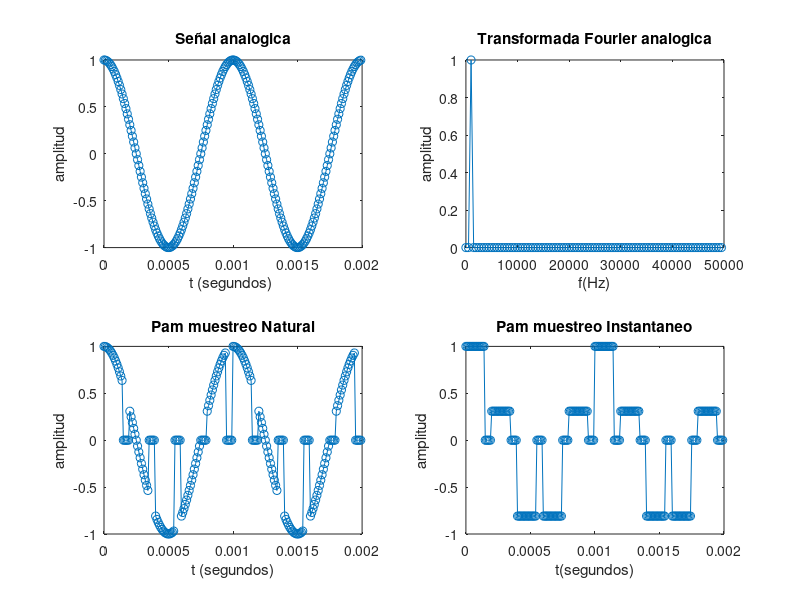
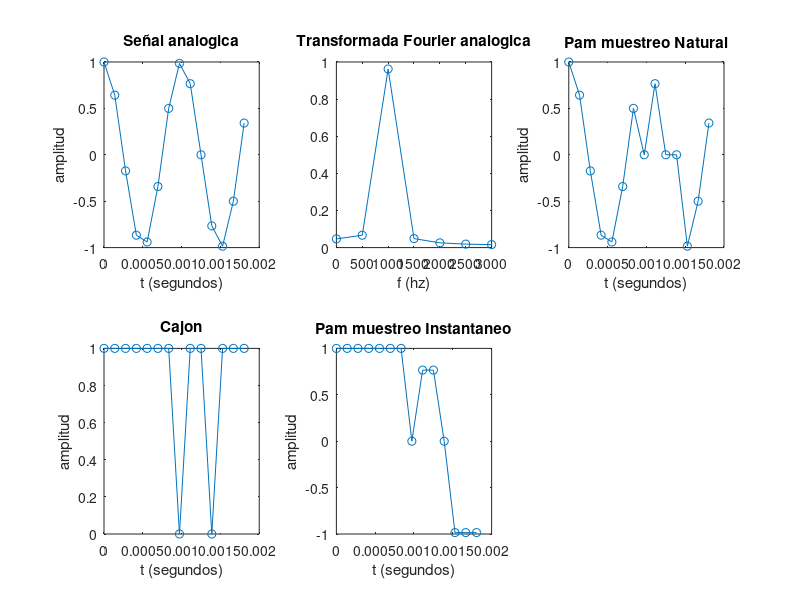
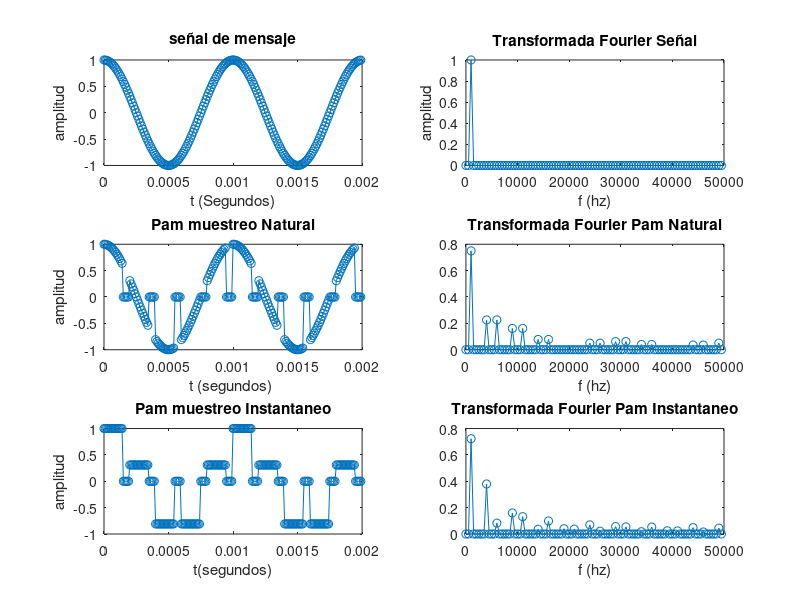

The MATLAB source for these figures, in order:
% mt: Onda sinusoidal  ;  SNt : PAM muestro natural;

%Parametros generales 
fc=1000; %Frecuencia de la sinusoidal
fm=100000; %Frecuencia de muestreo 1/1e5Hz
Tm=1/fm;
fs= fc*5;   %Frecuencia de la cuadrada
L=200; %Muestras
t=(0:L-1)*Tm;%tiempo muestrado a 1e5 HZ.

%Señal analogica sinusoidal
mt=cos(2*pi*fc*t); 

%---------------------------Modulacion PAM Natural--------------------------------------
%d=0.7e-2*fs; %(tau / Ts) <=> (tau * fs) 
d=75;%Parametro, ciclo de trabajo 'd'
RECt=0.5*square(2*pi*fs*t,d)+0.5; %Señal cajon.
SNt=mt.*RECt; %SNt : PAM muestro natural

%-------------------------Modulacion PAM Instantaneo --------------------------------------
SIt = SNt;   %SIt : PAM muestreo instantaneos, falta que sea modificado por el for
for i = 2: length(t)
    if RECt(i) == 1 && RECt(i-1) == 0 %Si hay un ascenso  
        SIt(i) = RECt(i) * mt(i); %sampling
    elseif RECt(i) == 1 && RECt(i-1) == 1 %La señal cajon se mantiene en 1.
        SIt(i) = SIt(i-1); %Se mantiene el valor anterior del SIt
    else 
        SIt(i) = 0; %Cualquier otro caso es 0
    end
end

%-------------------------Transformada de Fourier --------------------------------------
Y=fft(mt);
magTF = 2*(abs(Y(1:L/2)/L)); %Se utiliza solo la parte real, y se soluciona la mitad de la amplitud
f = fm*(0:L/2-1)/L; %Vector de frecuencias positivas

figure(1)
subplot(2,2,1); plot(t,mt,'-o'); title('Señal analogica'); xlabel('t (segundos) '); ylabel('amplitud');
subplot(2,2,2); plot(f,magTF,'-o'); title('Transformada Fourier analogica'); xlabel('f(Hz)'); ylabel('amplitud');    
subplot(2,2,3); plot(t,SNt,'-o'); title('Pam muestreo Natural'); xlabel('t (segundos)'); ylabel('amplitud');
subplot(2,2,4); plot(t,SIt,'-o'); title('Pam muestreo Instantaneo'); xlabel('t(segundos)'); ylabel('amplitud');


%%%%%%%%%%%%%%%%%1a.-Que pasa si se disminuye la frecuencia de muestreo?%%%%%%%%%%%%
%La funcion pierde suavidad, y comienza a tener una forma de funcion triangular, hasta que termina completamente desfigurada.
%% L = 200 -> fm 100.0000
%% L1a = x  ->  fmMin 12.000  => x=24;

fmMin=(fc+fs)*1.2; %(1000+5000)*2 =12.000 < 100.000
L1a=(fmMin*L)/fm;
t1a=(0:L1a-1)*(1/fmMin);% tiempo muestrado a 1e5 HZ, por 2 periodos de sinusoidal
mt1a=cos(2*pi*fc*t1a); %Onda analogica sinusoidal
RECt1a=0.5*square(2*pi*fs*t1a,80)+0.5;%Forma de onda de conmutación de ondas rectangulares
SNt1a=mt1a.*RECt1a;
SIt1a = SNt1a;
%%%%%%%%%%%%%%%%%%%%%%%  PAM mueSNtreo inSNtantaneo %%%%%%%%%%%%%%%%%%%%
for i = 2: length(t1a)
    if RECt1a(i) == 1 && RECt1a(i-1) == 0 %if the rising edge is deteRECt_encoding    
        SIt1a(i) = RECt1a(i) * mt1a(i); %sampling occurs
    elseif RECt1a(i) == 1 && RECt1a(i-1) == 1 %and while the carrier signal is 1
        SIt1a(i) = SIt1a(i-1); %the value of y1 remains conSNtant
    else 
        SIt1a(i) = 0; %otherwise, SNt is zero
    end
end
Y1a=fft(mt1a);
magTF1a = 2*(abs(Y1a(1:L1a/2)/L1a)); %Se utiliza solo la parte real, y se soluciona la mitad de la amplitud
f1a = fmMin*(0:L1a/2-1)/L1a; %Vector de frecuencias positivas

figure(2)
subplot(2,3,1); plot(t1a,mt1a,'-o'); title('Señal analogica'); xlabel('t (segundos)'); ylabel('amplitud');
subplot(2,3,2); plot(f1a,magTF1a,'-o'); title('Transformada Fourier analogica'); xlabel('f (hz)'); 
subplot(2,3,3); plot(t1a,SNt1a,'-o'); title('Pam muestreo Natural'); xlabel('t (segundos)'); ylabel('amplitud');
subplot(2,3,4); plot(t1a,RECt1a,'-o'); title('Cajon'); xlabel('t (segundos)'); ylabel('amplitud');
subplot(2,3,5); plot(t1a,SIt1a,'-o'); title('Pam muestreo Instantaneo'); xlabel('t (segundos)'); ylabel('amplitud');


%---------------------------1b.-¿Hay algún lı́mite? Si lo hay, ¿Cuál es?
%%%%%%EL limite es que la frecuencia de muestreo tiene que ser el doble del componente de interés de frecuencia más alto en la señal medida, y esta frecuencia se denomina Frecuencia de Nyquist. Teorema de Teorema de Muestreo de Nyquist

%-----------------------------1c¿Porque existe este lı́mite?
%%Porque a esta frecuencia de muestro, la señal se asemeja a una señal triangular.

%-----------------------------1d.¿Que pasa si supera este lı́mite?
%%Comienza generarse Aliasing, que es que los componentes de frecuencias falsas mas bajas aparecen en los datos muestreados, y ya la señal graficada, resulta en otra señal.

%-------------------¿Por qué la transformada de Fourier tiene esa forma para cada una de las señales ?

Ysn=fft(SNt);%Transformada de  Fourier de PAM natural
Ysi=fft(SIt);%Transformada de  Fourier de PAM instantanea
magTFsn = 2*(abs(Ysn(1:L/2)/L)); %Se utiliza solo la parte real, y se soluciona la mitad de la amplitud
magTFsi = 2*(abs(Ysi(1:L/2)/L));


figure(3)
subplot(3,2,1); plot(t,mt,'-o'); title('señal de mensaje'); xlabel('t (Segundos)'); ylabel('amplitud');
subplot(3,2,2); plot(f,magTF,'-o'); title('Transformada Fourier Señal'); xlabel('f (hz)'); ylabel('amplitud'); 

subplot(3,2,3); plot(t,SNt,'-o'); title('Pam muestreo Natural'); xlabel('t (segundos) '); ylabel('amplitud');
subplot(3,2,4); plot(f,magTFsn,'-o'); title('Transformada Fourier Pam Natural'); xlabel('f (hz)'); 
subplot(3,2,5); plot(t,SIt,'-o'); title('Pam muestreo Instantaneo'); xlabel('t(segundos)'); ylabel('amplitud');
subplot(3,2,6); plot(f,magTFsi,'-o'); title('Transformada Fourier Pam Instantaneo'); xlabel('f (hz)');

%Porque al modularla, se reduce el ancho de banda, para que sea mas facil su transporte